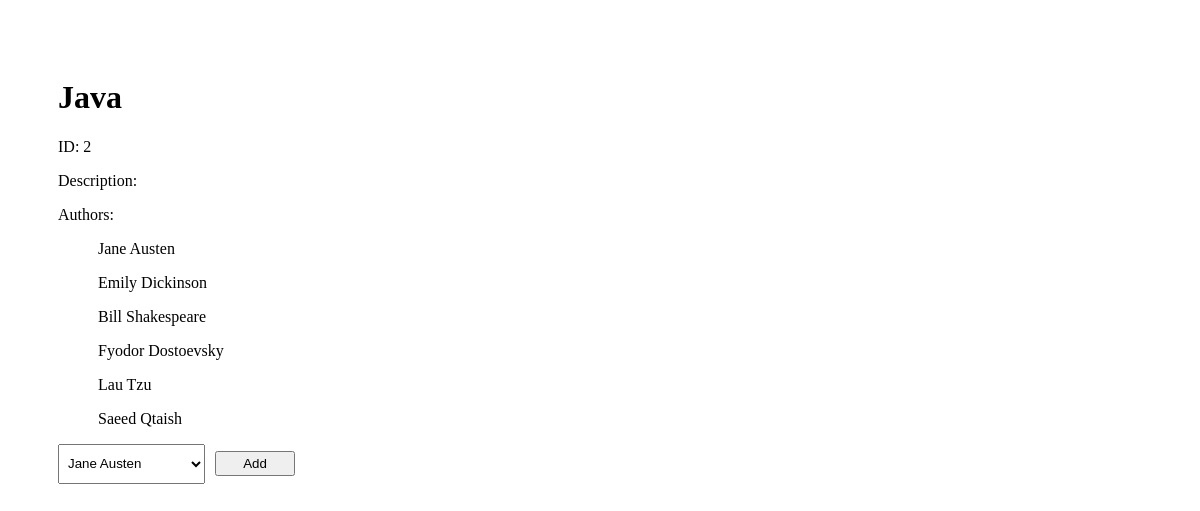
The page /books/2 on the database its author committed.
### books_authors_app/models.py (models this page shows)
class Book(models.Model):
    title=models.CharField(max_length=255)
    desc=models.TextField()
    created_at=models.DateTimeField(auto_now_add=True)
    updated_at=models.DateTimeField(auto_now=True)

class Author (models.Model):
    first_name=models.CharField(max_length=45)
    last_name=models.CharField(max_length=45)
    books=models.ManyToManyField(Book,related_name='authors')
    notes=models.TextField(default="")
    created_at=models.DateTimeField(auto_now_add=True)
    updated_at=models.DateTimeField(auto_now=True)

### books_authors_app/views.py (the view)
# urls.py: path('books/<int:id>', views.show_book),
def show_book(request,id):
    book_x=Book.objects.get(id=id)
    data={
        "book_title":book_x.title,
        "book_desc":book_x.desc,
        "book_authors":book_x.authors.all(),
        "book_id":book_x.id,
        "authors":Author.objects.all(),
    }
    return render(request,"book.html", data)

### books_authors_app/templates/book.html (shortened to what this page needs)
<!DOCTYPE html>
<html lang="en">
<head>
    {%load static%}
    <link rel="stylesheet" href="{% static 'style2.css' %}">
</head>
<body>
    <h1>{{book_title}}</h1>
    <p>ID: {{book_id}}<p>
    <p>Description:  {{book_desc}}</p>
    <p>Authors:</p>
    {%for author in book_authors%}
        <ul>{{author.first_name}} {{author.last_name}}</ul>
    {%endfor%}
    <form action="/process2/{{book_id}}" method="post">
        <select name="authors" id="authors">
            {%for author in authors%}
                <option value="{{author.id}}">{{author.first_name}} {{author.last_name}}</option>
            {%endfor%}
            <input type="submit" value="Add" class="button">
        </select>
    </form>
</body>
</html>

### books_authors_app/static/style2.css (style rules this page uses)
body { padding: 50px; }
#authors { height:40px; padding: 5px; }
.button { padding: 3px; margin-left: 10px; width: 80px; }

### rows shown on the page
Book: title "Java"
Author: first_name "Jane", last_name "Austen"
Author: first_name "Emily", last_name "Dickinson"
Author: first_name "Bill", last_name "Shakespeare"
Author: first_name "Fyodor", last_name "Dostoevsky"
Author: first_name "Lau", last_name "Tzu"
Author: first_name "Saeed", last_name "Qtaish"

### other values the page prints
{{ book_id }} "2"
form field authors "Jane Austen"
